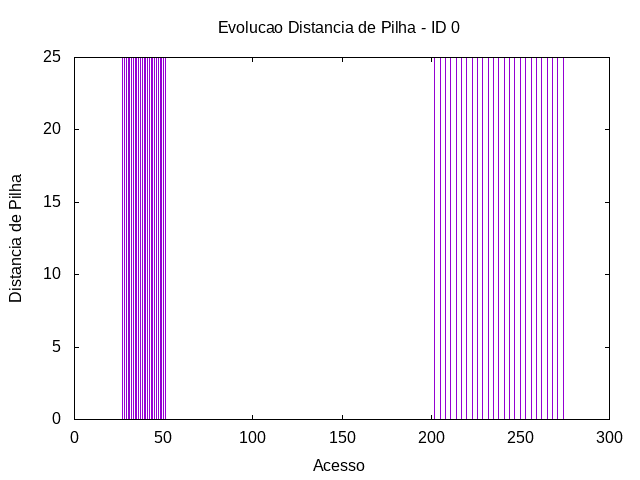

Write gnuplot code to recreate this figure.
set term png
set output "../out/mem/sum/-distp-0.png"
set title "Evolucao Distancia de Pilha - ID 0"
set xlabel "Acesso"
set ylabel "Distancia de Pilha"
plot "../out/mem/sum/-acesso-2-0.gpdat" u 2:5 w impulses t ""
